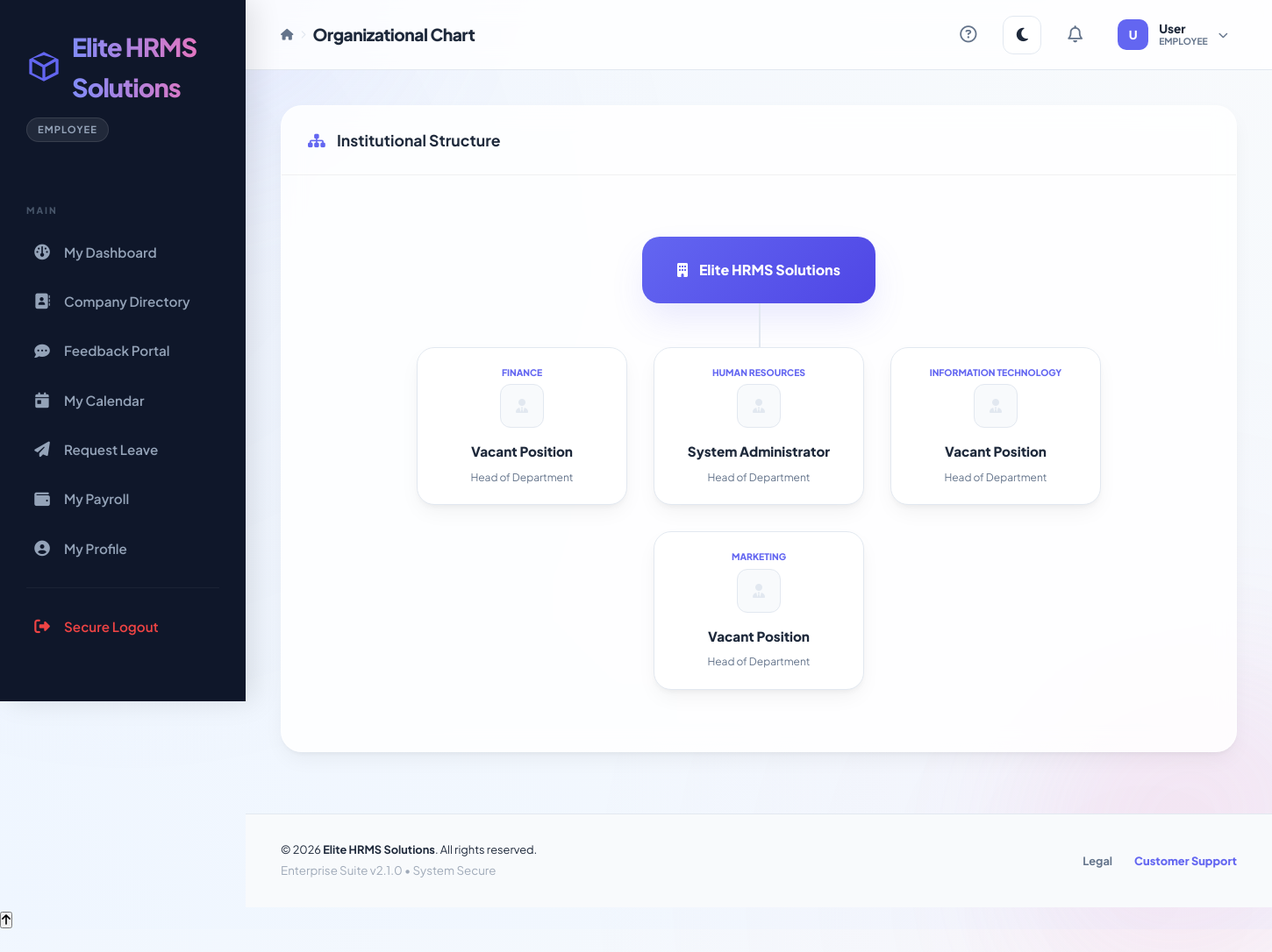
Screenshot of /admin/org_chart.php with the database file from the repository.
### tables this page shows
CREATE TABLE system_settings (
    id INT AUTO_INCREMENT PRIMARY KEY,
    setting_key VARCHAR(50) NOT NULL UNIQUE,
    setting_value TEXT,
    updated_at TIMESTAMP DEFAULT CURRENT_TIMESTAMP ON UPDATE CURRENT_TIMESTAMP
);

CREATE TABLE departments (
    id INT AUTO_INCREMENT PRIMARY KEY,
    name VARCHAR(100) NOT NULL UNIQUE,
    code VARCHAR(20) NOT NULL UNIQUE,
    description TEXT,
    manager_id INT NULL,
    budget DECIMAL(12, 2) DEFAULT 0,
    created_at TIMESTAMP DEFAULT CURRENT_TIMESTAMP,
    updated_at TIMESTAMP DEFAULT CURRENT_TIMESTAMP ON UPDATE CURRENT_TIMESTAMP
);

CREATE TABLE employees (
    id INT AUTO_INCREMENT PRIMARY KEY,
    employee_id VARCHAR(20) UNIQUE NOT NULL,
    username VARCHAR(50) UNIQUE NOT NULL,
    password VARCHAR(255) NOT NULL,
    email VARCHAR(100) UNIQUE NOT NULL,
    full_name VARCHAR(100) NOT NULL,
    phone VARCHAR(20),
    address TEXT,
    department_id INT,
    position VARCHAR(100),
    salary_grade_id INT,
    dob DATE NULL,
    hire_date DATE,
    leave_balance INT DEFAULT 15,
    role ENUM('admin', 'employee', 'hr') DEFAULT 'employee',
    profile_pic VARCHAR(255) NULL,
    ui_accent VARCHAR(20) DEFAULT NULL,
    is_active BOOLEAN DEFAULT TRUE,
    created_at TIMESTAMP DEFAULT CURRENT_TIMESTAMP,
    updated_at TIMESTAMP DEFAULT CURRENT_TIMESTAMP ON UPDATE CURRENT_TIMESTAMP,
    FOREIGN KEY (department_id) REFERENCES departments(id) ON DELETE SET NULL,
    FOREIGN KEY (salary_grade_id) REFERENCES salary_grades(id) ON DELETE SET NULL
);

### admin/org_chart.php (the view, shortened to what the rows shown need)
<?php
require_once '../includes/header.php';
get_header("Organizational Chart");
$query = "SELECT d.name as dept_name, e.full_name as manager_name, e.position as manager_pos, e.profile_pic
          FROM departments d
          LEFT JOIN employees e ON d.manager_id = e.id
          ORDER BY d.name";
$org_res = mysqli_query($conn, $query);
?>
<div class="card">
    <div class="card-body">
        <div class="org-container">
            <div class="org-root">
                <i class="fas fa-building" style="margin-right: 10px;"></i>
                <?php echo get_setting('company_name') ?? 'Headquarters'; ?>
            </div>
            <div class="org-grid">
                <?php while($node = mysqli_fetch_assoc($org_res)): ?>
                    <div class="org-node">
                        <span class="node-dept"><?php echo htmlspecialchars($node['dept_name']); ?></span>
                        <div class="node-avatar">
                            <?php if(!empty($node['profile_pic'])): ?>
                                <img src="<?php echo BASE_URL . $node['profile_pic']; ?>">
                            <?php else: ?>
                                <i class="fas fa-user-tie" style="color: var(--border);"></i>
                            <?php endif; ?>
                        </div>
                        <span class="node-name"><?php echo htmlspecialchars($node['manager_name'] ?? 'Vacant Position'); ?></span>
                        <span class="node-pos"><?php echo htmlspecialchars($node['manager_pos'] ?? 'Head of Department'); ?></span>
                    </div>
                <?php endwhile; ?>
            </div>
        </div>
    </div>
</div>
<?php require_once '../includes/footer.php'; ?>

### includes/header.php (shortened to what the rows shown need)
<?php
require_once __DIR__ . '/auth.php';
require_once __DIR__ . '/functions.php';
function get_header($title = "HR Payroll System") {
?>
<!DOCTYPE html>
<html lang="en">
<head>
    <link rel="stylesheet" href="<?php echo BASE_URL; ?>style.css">
    <link rel="stylesheet" href="https://cdnjs.cloudflare.com/ajax/libs/font-awesome/6.4.0/css/all.min.css">
</head>
<body class="sidebar-open">
    <div class="app-container">
        <aside class="sidebar" id="sidebar">
            <div class="sidebar-header">
                <div class="logo-wrapper">
                    <img src="<?php echo BASE_URL; ?>favicon.svg" alt="Logo" width="40">
                    <h2 style="background: linear-gradient(to right, #818cf8, #f472b6, #818cf8); background-size: 200% auto; -webkit-background-clip: text; -webkit-text-fill-color: transparent; animation: textShine 3s linear infinite;"><?php echo get_setting('company_name') ?? 'HRMS'; ?></h2>
                </div>
            </div>
        </aside>
        <main class="main-content">
            <header class="top-bar">
                <div class="top-bar-left">
                    <div class="breadcrumb">
                        <div style="display: flex; align-items: center; gap: 8px;">
                            <h1 style="margin: 0; font-size: 1.2rem;"><?php echo $title; ?></h1>
                        </div>
                    </div>
                </div>
            </header>
            <div class="content-body">
<?php
}
?>

### includes/footer.php (shortened to what the rows shown need)
            </div>
            <footer class="app-footer no-print" style="padding: 30px 40px; border-top: 1px solid var(--border); display: flex; justify-content: space-between; align-items: center; background: var(--bg-app); margin-top: auto;">
                <div>
                    <p style="font-size: 0.8rem; color: var(--text-main); margin: 0;">&copy; <?php echo date('Y'); ?> <strong><?php echo get_setting('company_name') ?? 'Elite HRMS'; ?></strong>. All rights reserved.</p>
                </div>
            </footer>
        </main>
    </div>
</body>
</html>

### rows the page displays
system_settings: setting_value "Elite HRMS Solutions"
departments: name "FINANCE", manager_name "Vacant Position", manager_pos "Head of Department"
departments: name "HUMAN RESOURCES", manager.full_name "System Administrator", manager.position "Head of Department"
departments: name "INFORMATION TECHNOLOGY", manager_name "Vacant Position", manager_pos "Head of Department"
departments: name "MARKETING", manager_name "Vacant Position", manager_pos "Head of Department"

### other values shown
$role "EMPLOYEE"
$title "Organizational Chart"
substr($user['full_name'] ?? 'U', 0, 1) "U"
explode(' ', $user['full_name'] ?? 'User')[0] "User"
